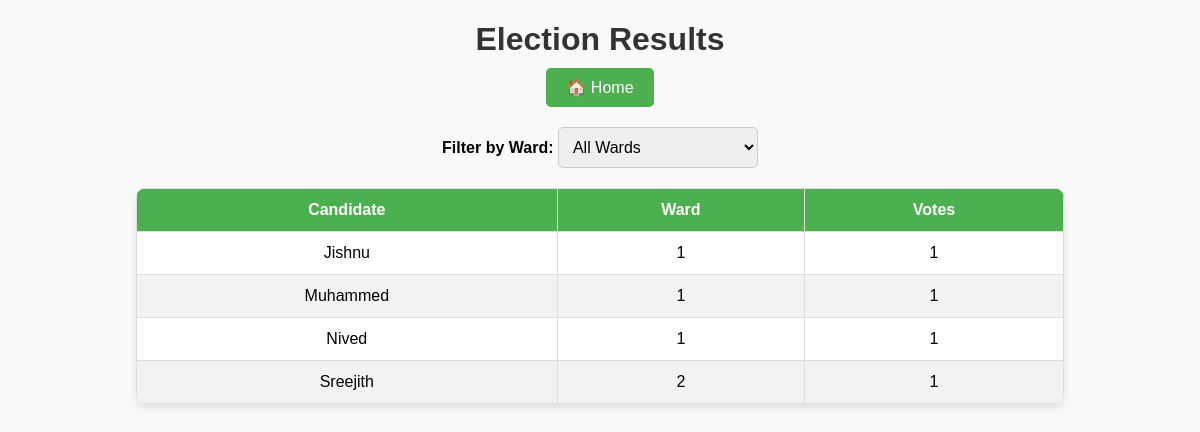
Page /Result/ on the committed database.
### Evoteapp/models.py (models this page shows)
class Candidate_model(models.Model):
    fname = models.CharField(max_length=100, null=True, blank=True)
    mname = models.CharField(max_length=100, null=True, blank=True)
    lname = models.CharField(max_length=100, null=True, blank=True)
    dob = models.CharField(max_length=100, null=True, blank=True)
    gender = models.CharField(max_length=100, null=True, blank=True)
    address = models.CharField(max_length=100, null=True, blank=True)
    party = models.CharField(max_length=100, null=True, blank=True)
    logo = models.FileField(upload_to='logo/', null=True, blank=True)
    city = models.CharField(max_length=100, null=True, blank=True)
    state = models.CharField(max_length=100, null=True, blank=True)
    country = models.CharField(max_length=100, null=True, blank=True)
    pincode = models.CharField(max_length=100, null=True, blank=True)
    photo = models.FileField(upload_to='photo/', null=True, blank=True)
    aadhaar = models.CharField(max_length=100, null=True, blank=True)
    proof = models.FileField(upload_to='proof/', null=True, blank=True)
    voterid = models.FileField(upload_to='voterid/', null=True, blank=True)
    phone= models.CharField(max_length=100, null=True, blank=True)
    mail = models.CharField(max_length=100, null=True, blank=True)
    ward =models.ForeignKey(Ward,on_delete=models.CASCADE,null=True,blank=True)
    status=models.CharField(max_length=100,null=True,blank=True)

### Evoteapp/views.py (the view)
# urls.py: path('Result/',Result.as_view(),name='Result'),
class Result(View):
    def get(self,request):
       current_time = datetime.datetime.now()
       obj = Vote.objects.values('candidate__fname','candidate__ward').annotate(vote_count=models.Count('id')).order_by('-vote_count')
       print(obj)
       return render(request,'Officer/result.html',{'results':obj,'current_time':current_time})

### templates/Officer/result.html (shortened to what this page needs)
<!DOCTYPE html>
<html lang="en">
<head>
</head>
<body>
    <div class="container">
        <h1>Election Results</h1>
        <a href="{% url 'offdash' %}" class="home-btn">🏠 Home</a>
        <div class="controls">
            <label for="wardFilter"><strong>Filter by Ward:</strong></label>
            <select id="wardFilter" class="filter">
                <option value="all">All Wards</option>
            </select>
        </div>
        <table>
            <thead>
                <tr>
                    <th>Candidate</th>
                    <th>Ward</th>
                    <th>Votes</th>
                </tr>
            </thead>
            <tbody id="resultsTable">
                {% for result in results %}
                <tr class="ward-row" data-ward="{{ result.candidate__ward }}">
                    <td>{{ result.candidate__fname }}</td>
                    <td>{{ result.candidate__ward }}</td>
                    <td>{{ result.vote_count }}</td>
                </tr>
                {% endfor %}
            </tbody>
        </table>
    </div>
</body>
</html>

### templates/Officer/result.html (style rules this page uses)
body { font-family: 'Arial', sans-serif; margin: 20px; text-align: center; background-color: #f9f9f9; }
h1 { color: #333; margin-bottom: 10px; }
.container { width: 80%; margin: auto; }
.controls { margin-bottom: 20px; }
.filter { padding: 10px; width: 200px; font-size: 16px; border: 1px solid #ccc; border-radius: 5px; }
.home-btn { padding: 10px 20px; font-size: 16px; color: white; background-color: #4CAF50; border: none; border-radius: 5px; cursor: pointer; margin-bottom: 20px; text-decoration: none; display: inline-block; }
table { width: 100%; margin-top: 20px; border-collapse: collapse; background: white; box-shadow: 0px 4px 8px rgba(0, 0, 0, 0.1); border-radius: 10px; overflow: hidden; }
th, td { padding: 12px; border: 1px solid #ddd; }
th { background-color: #4CAF50; color: white; }
tr:nth-child(even) { background-color: #f2f2f2; }

### rows in the picture
Candidate_model: candidate__fname "Jishnu", candidate__ward "1", vote_count "1"
Candidate_model: candidate__fname "Muhammed", candidate__ward "1", vote_count "1"
Candidate_model: candidate__fname "Nived", candidate__ward "1", vote_count "1"
Candidate_model: candidate__fname "Sreejith", candidate__ward "2", vote_count "1"
